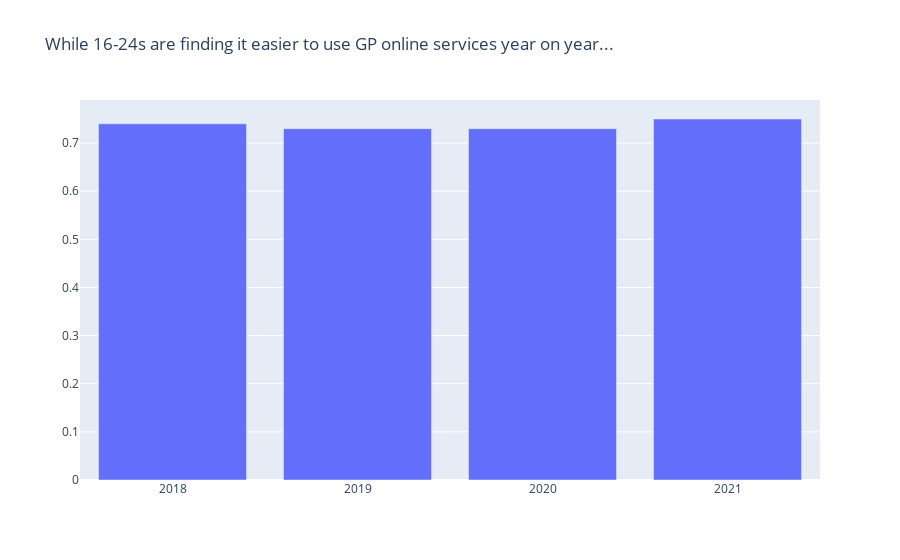

The notebook cell saved with this chart:
### Code cell
data0 = go.Bar(
    x = ease_16_24.Year,
    y = ease_16_24.Easy,
    name = "Easy")

layout = go.Layout(title = ' While 16-24s are finding it easier to use GP online services year on year...', )

figure2 = go.Figure(data = data0, layout = layout)
figure2.show()

### Figure 1 — Plotly figure (JSON) as saved in the notebook; plotly's stock layout.template omitted (floating-point values rounded to 4 significant figures)
{"data": [{"name": "Easy", "type": "bar", "x": ["2018", "2019", "2020", "2021"], "y": [0.74, 0.73, 0.73, 0.75]}], "layout": {"title": {"text": " While 16-24s are finding it easier to use GP online services year on year..."}}}
